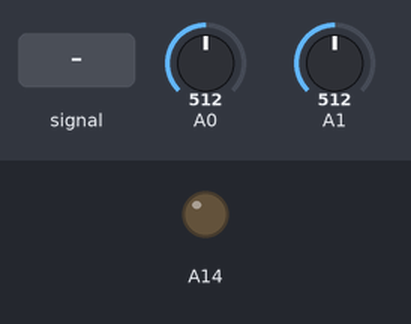
A sketch run on a simulated Arduino Mega 2560, built with avr-gcc and run on an emulated ATmega2560. On the bench: output pins drawn as LEDs (lit = HIGH). Inputs (shaded band) come from the test bench; at power-on: A1 = 512, A0 = 512.

Above: at 1.2 s.
1.3 s: A1 fed a 200 Hz sine of ±460 counts around its level
4.3 s: A1 set to 716
5.8 s: A1 set to 68
7.3 s: A1 set to 57
At 7.61 s:
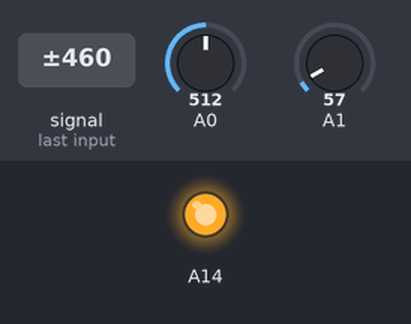
10.3 s: A1 set to 122
At 10.8 s:
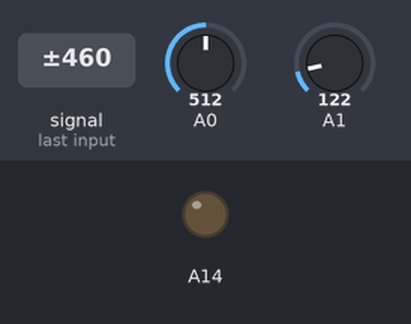
11.8 s: A1 set to 0
At 12.0 s:
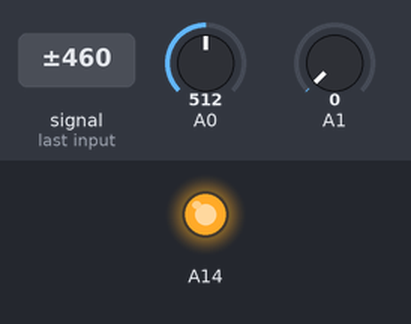
Timing chart, 0 to 15.8 s (numbered marks = the images above; inputs shaded):
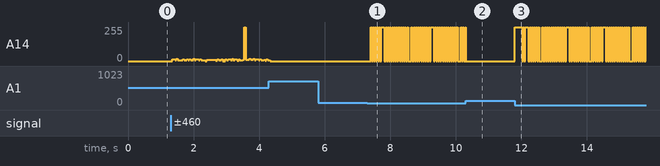

Measured:
- the behaviour switches between 64 and 63 on A1 (found by bisection; images 0 and 1)
- after the input at 5.8 s, every drawn part: stays the same
- after the input at 7.3 s, A14: 0/255 → 255/255 after 0.10 s, then moves between 0/255 and 255/255, repeating every 0.85 s
- after the input at 10.3 s, A14: goes on until 10.3 s, then stays 0/255
- after the input at 11.8 s, A14: 0/255 → 255/255 at once, then moves between 0/255 and 255/255, repeating every 0.85 s

The sketch:

__CV_ModuloFM_beats2.ino
```cpp
unsigned long mod;
unsigned long freq;


void setup(){}

void loop(){

  freq = analogRead(A1)/64;
  mod = analogRead(A0)*16;

//  delayMicroseconds(mod);
  analogWrite(A14, ((micros()+mod)%freq));
}
```
